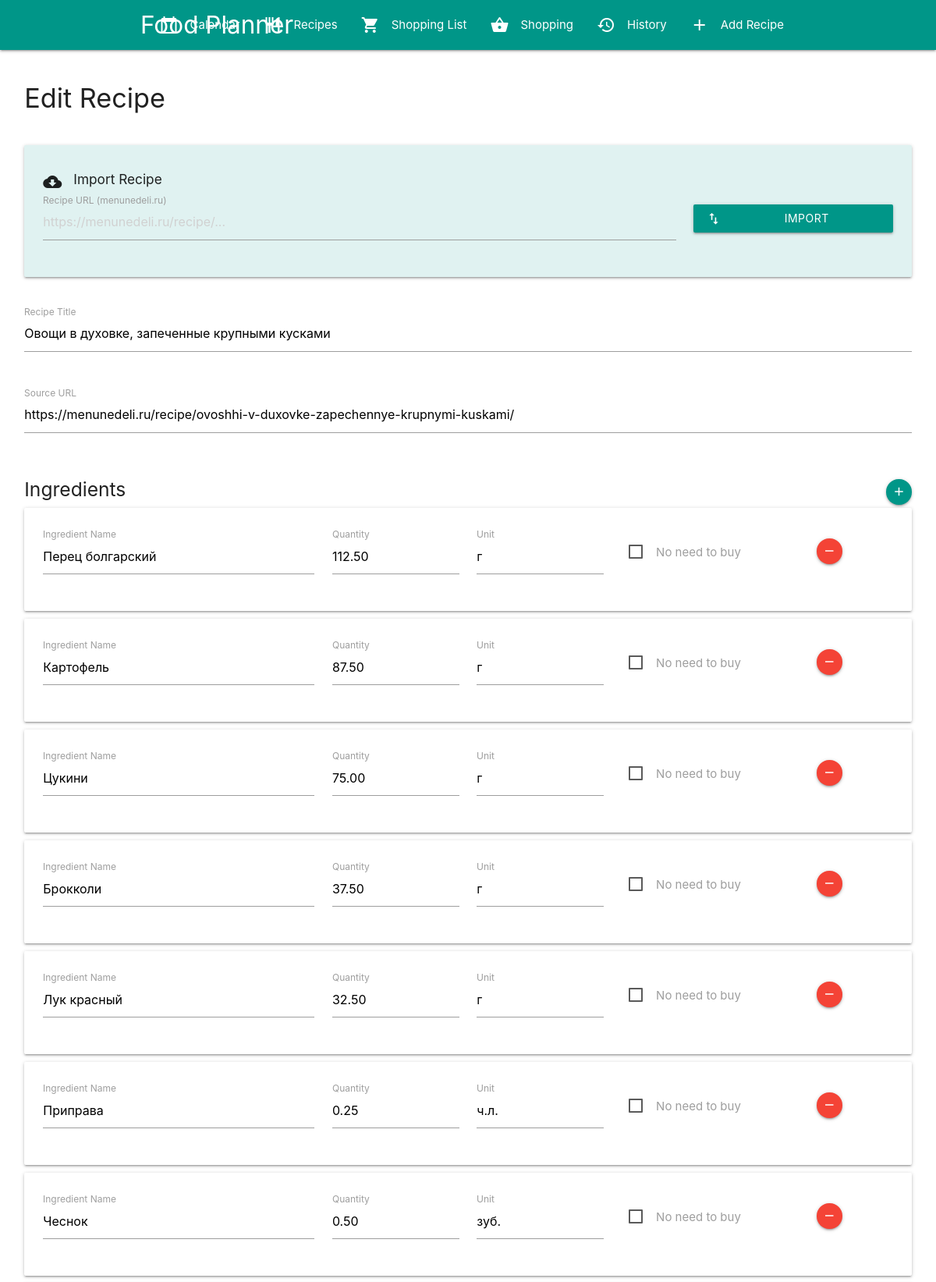
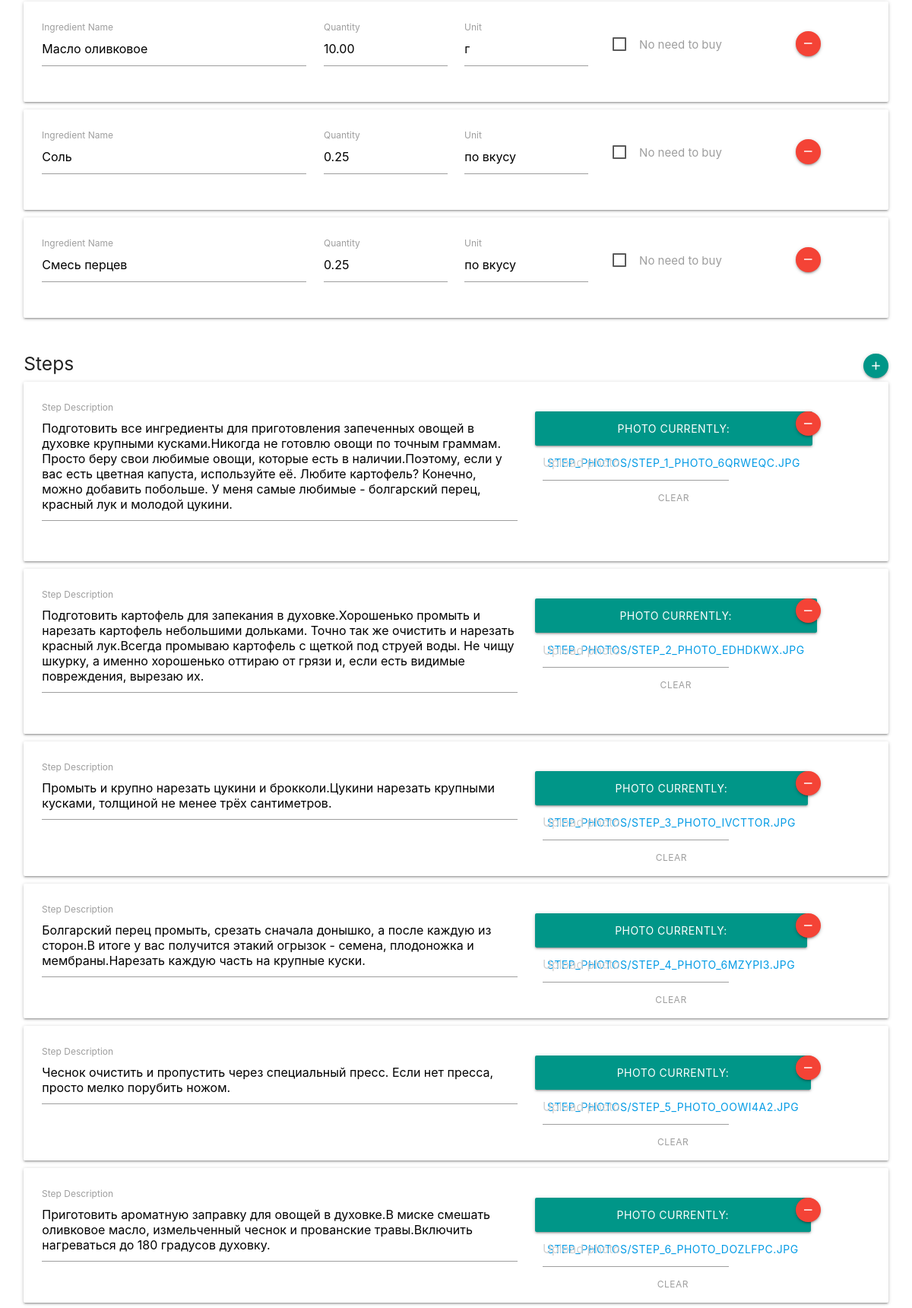
The page /recipe/62/edit/ (upper part) on the database its author committed (2 pictures, top to bottom).
### recipes/models.py (models this page shows, shortened)
class Recipe(models.Model):
    title = models.CharField(max_length=200)
    source_url = models.URLField(blank=True, null=True)
    created_at = models.DateTimeField(auto_now_add=True)
    updated_at = models.DateTimeField(auto_now=True)

class Step(models.Model):
    recipe = models.ForeignKey(Recipe, on_delete=models.CASCADE, related_name='steps')
    order = models.PositiveIntegerField()
    description = models.TextField()
    photo = models.ImageField(upload_to='step_photos/', blank=True, null=True)
    class Meta:
        ordering = ['order']

### recipes/views.py (the view)
# urls.py: path('recipe/<int:pk>/edit/', views.recipe_edit, name='recipe_edit'),
def recipe_edit(request, pk):
    recipe = get_object_or_404(Recipe, pk=pk)
    if request.method == 'POST':
        form = RecipeForm(request.POST, instance=recipe)
        ingredient_formset = IngredientFormSet(request.POST, instance=recipe, prefix='ingredients')
        step_formset = StepFormSet(request.POST, request.FILES, instance=recipe, prefix='steps')
        if form.is_valid() and ingredient_formset.is_valid() and step_formset.is_valid():
            recipe = form.save()
            ingredient_formset.save()
            steps = step_formset.save(commit=False)
            for i, step in enumerate(steps):
                step.recipe = recipe
                step.order = i + 1
                step.save()
            step_formset.save_m2m()
            if 'save_and_close' in request.POST:
                return redirect('recipe_list')
            else:
                return redirect('recipe_detail', pk=recipe.pk)
    else:
        form = RecipeForm(instance=recipe)
        ingredient_formset = IngredientFormSet(instance=recipe, prefix='ingredients')
        step_formset = StepFormSet(instance=recipe, prefix='steps')
    return render(request, 'recipes/recipe_form.html', {
        'form': form,
        'ingredient_formset': ingredient_formset,
        'step_formset': step_formset,
        'recipe': recipe,
        'action': 'Edit'
    })

### recipes/forms.py
class RecipeForm(forms.ModelForm):
    class Meta:
        model = Recipe
        fields = ['title', 'source_url']
        widgets = {
            'title': forms.TextInput(attrs={'class': 'validate'}),
            'source_url': forms.URLInput(attrs={'class': 'validate'})
        }

### recipes/templates/recipes/recipe_form.html (shortened to what this page needs)
{% extends 'recipes/base.html' %}
{% load static %}
{% block content %}
<div class="row">
    <div class="col s12">
        <h4>{{ action }} Recipe</h4>
    </div>
</div>
<form method="post" enctype="multipart/form-data" id="recipe-form">
    <div class="row">
        <div class="col s12">
            <div class="card-panel teal lighten-5">
                <h6><i class="material-icons left">cloud_download</i>Import Recipe</h6>
                <div class="row" style="margin-bottom: 0;">
                    <div class="input-field col s12 m9">
                        <input type="url" id="import-url" placeholder="https://menunedeli.ru/recipe/...">
                        <label for="import-url">Recipe URL (menunedeli.ru)</label>
                    </div>
                    <div class="col s12 m3">
                        <button type="button" id="import-btn" class="btn teal btn-block" style="margin-top: 15px; width: 100%;">
                            <i class="material-icons left">import_export</i>Import
                        </button>
                    </div>
                </div>
            </div>
        </div>
    </div>
    <div class="row">
        <div class="input-field col s12">
            {{ form.title }}
            <label for="{{ form.title.id_for_label }}">Recipe Title</label>
        </div>
    </div>
    <div class="row">
        <div class="input-field col s12">
            {{ form.source_url }}
            <label for="{{ form.source_url.id_for_label }}">Source URL</label>
        </div>
    </div>
    <div class="row">
        <div class="col s12">
            <h5>Ingredients
                <a href="#!" id="add-ingredient" class="btn-floating btn-small teal right">
                    <i class="material-icons">add</i>
                </a>
            </h5>
            <div id="ingredient-forms">
                {% for form in ingredient_formset %}
                <div class="ingredient-form card-panel" style="margin-bottom: 10px;">
                    <div class="row" style="margin-bottom: 0;">
                        <div class="input-field col s12 m4">
                            {{ form.name }}
                            <label for="{{ form.name.id_for_label }}">Ingredient Name</label>
                        </div>
                        <div class="input-field col s6 m2">
                            {{ form.quantity }}
                            <label for="{{ form.quantity.id_for_label }}">Quantity</label>
                        </div>
                        <div class="input-field col s4 m2">
                            {{ form.unit }}
                            <label for="{{ form.unit.id_for_label }}">Unit</label>
                        </div>
                        <div class="col s2 m2 center-align" style="padding-top: 20px;">
                            <label>
                                <span>No need to buy</span>
                            </label>
                        </div>
                        <div class="col s12 m2 center-align">
                            <a href="#!" class="btn-floating btn-small red remove-ingredient" style="margin-top: 15px;">
                                <i class="material-icons">remove</i>
                            </a>
                        </div>
                    </div>
                </div>
                {% endfor %}
            </div>
        </div>
    </div>
    <div class="row">
        <div class="col s12">
            <h5>Steps
                <a href="#!" id="add-step" class="btn-floating btn-small teal right">
                    <i class="material-icons">add</i>
                </a>
            </h5>
            <div id="step-forms">
                {% for form in step_formset %}
                <div class="step-form card-panel" style="margin-bottom: 10px;">
                    <div class="row" style="margin-bottom: 0;">
                        <div class="input-field col s12 m7">
                            {{ form.description }}
                            <label for="{{ form.description.id_for_label }}">Step Description</label>
                        </div>
                        <div class="file-field input-field col s10 m3">
                            <div class="btn teal">
                                <span>Photo</span>
                                {{ form.photo }}
                            </div>
                            <div class="file-path-wrapper">
                                <input class="file-path validate" type="text" placeholder="Upload photo">
                            </div>
                        </div>
                        <div class="col s2 center-align">
                            <a href="#!" class="btn-floating btn-small red remove-step" style="margin-top: 15px;">
                                <i class="material-icons">remove</i>
                            </a>
                        </div>
                    </div>
                </div>
                {% endfor %}
            </div>
        </div>
    </div>
</form>
{% endblock %}

### rows shown on the page
Recipe: title "Овощи в духовке, запеченные крупными кусками", source_url "https://menunedeli.ru/recipe/ovoshhi-v-duxovke-zapechennye-krupnymi-kuskami/"
Step: photo "CURRENTLY: STEP_PHOTOS/STEP_1_PHOTO_6QRWEQC.JPG CLEAR"
Step: photo "CURRENTLY: STEP_PHOTOS/STEP_2_PHOTO_EDHDKWX.JPG CLEAR"
Step: photo "CURRENTLY: STEP_PHOTOS/STEP_3_PHOTO_IVCTTOR.JPG CLEAR"
Step: photo "CURRENTLY: STEP_PHOTOS/STEP_4_PHOTO_6MZYPI3.JPG CLEAR"
Step: photo "CURRENTLY: STEP_PHOTOS/STEP_5_PHOTO_OOWI4A2.JPG CLEAR"
Step: photo "CURRENTLY: STEP_PHOTOS/STEP_6_PHOTO_DOZLFPC.JPG CLEAR"

### other values the page prints
{{ action }} "Edit"
